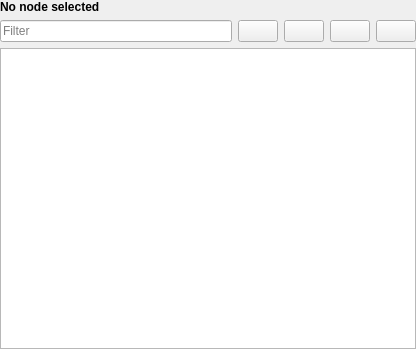
<?xml version="1.0" encoding="UTF-8"?>
<ui version="4.0">
 <class>qMRMLSegmentsTableView</class>
 <widget class="QWidget" name="qMRMLSegmentsTableView">
  <property name="geometry">
   <rect>
    <x>0</x>
    <y>0</y>
    <width>416</width>
    <height>349</height>
   </rect>
  </property>
  <property name="sizePolicy">
   <sizepolicy hsizetype="Preferred" vsizetype="MinimumExpanding">
    <horstretch>0</horstretch>
    <verstretch>0</verstretch>
   </sizepolicy>
  </property>
  <property name="minimumSize">
   <size>
    <width>0</width>
    <height>74</height>
   </size>
  </property>
  <property name="windowTitle">
   <string>qMRMLSegmentsTableView</string>
  </property>
  <layout class="QGridLayout" name="gridLayout">
   <property name="leftMargin">
    <number>0</number>
   </property>
   <property name="topMargin">
    <number>0</number>
   </property>
   <property name="rightMargin">
    <number>0</number>
   </property>
   <property name="bottomMargin">
    <number>0</number>
   </property>
   <item row="0" column="0">
    <widget class="QLabel" name="SegmentsTableMessageLabel">
     <property name="sizePolicy">
      <sizepolicy hsizetype="Preferred" vsizetype="Fixed">
       <horstretch>0</horstretch>
       <verstretch>0</verstretch>
      </sizepolicy>
     </property>
     <property name="minimumSize">
      <size>
       <width>0</width>
       <height>13</height>
      </size>
     </property>
     <property name="font">
      <font>
       <weight>75</weight>
       <bold>true</bold>
      </font>
     </property>
     <property name="text">
      <string>No node selected</string>
     </property>
    </widget>
   </item>
   <item row="3" column="0">
    <widget class="QTableView" name="SegmentsTable">
     <property name="enabled">
      <bool>true</bool>
     </property>
     <property name="sizePolicy">
      <sizepolicy hsizetype="Ignored" vsizetype="MinimumExpanding">
       <horstretch>0</horstretch>
       <verstretch>1</verstretch>
      </sizepolicy>
     </property>
     <property name="minimumSize">
      <size>
       <width>0</width>
       <height>56</height>
      </size>
     </property>
     <property name="maximumSize">
      <size>
       <width>16777215</width>
       <height>16777215</height>
      </size>
     </property>
     <property name="alternatingRowColors">
      <bool>false</bool>
     </property>
     <property name="iconSize">
      <size>
       <width>16</width>
       <height>16</height>
      </size>
     </property>
     <property name="sortingEnabled">
      <bool>false</bool>
     </property>
     <property name="columnCount" stdset="0">
      <number>6</number>
     </property>
     <attribute name="horizontalHeaderDefaultSectionSize">
      <number>48</number>
     </attribute>
     <attribute name="horizontalHeaderStretchLastSection">
      <bool>true</bool>
     </attribute>
     <attribute name="verticalHeaderVisible">
      <bool>false</bool>
     </attribute>
    </widget>
   </item>
   <item row="1" column="0">
    <widget class="QWidget" name="FilterBar" native="true">
     <property name="sizePolicy">
      <sizepolicy hsizetype="Preferred" vsizetype="Fixed">
       <horstretch>0</horstretch>
       <verstretch>0</verstretch>
      </sizepolicy>
     </property>
     <layout class="QHBoxLayout" name="horizontalLayout">
      <property name="leftMargin">
       <number>0</number>
      </property>
      <property name="topMargin">
       <number>0</number>
      </property>
      <property name="rightMargin">
       <number>0</number>
      </property>
      <property name="bottomMargin">
       <number>0</number>
      </property>
      <item>
       <widget class="ctkSearchBox" name="FilterLineEdit">
        <property name="placeholderText">
         <string>Filter</string>
        </property>
        <property name="showSearchIcon" stdset="0">
         <bool>true</bool>
        </property>
       </widget>
      </item>
      <item>
       <widget class="QPushButton" name="ShowNotStartedButton">
        <property name="toolTip">
         <string>Show/Hide not started segments</string>
        </property>
        <property name="text">
         <string/>
        </property>
        <property name="icon">
         <iconset resource="../qSlicerSegmentationsModuleWidgets.qrc">
          <normaloff>:/Icons/NotStarted.png</normaloff>:/Icons/NotStarted.png</iconset>
        </property>
        <property name="iconSize">
         <size>
          <width>16</width>
          <height>16</height>
         </size>
        </property>
        <property name="checkable">
         <bool>true</bool>
        </property>
       </widget>
      </item>
      <item>
       <widget class="QPushButton" name="ShowInProgressButton">
        <property name="toolTip">
         <string>Show/Hide in progress segments</string>
        </property>
        <property name="text">
         <string/>
        </property>
        <property name="icon">
         <iconset resource="../qSlicerSegmentationsModuleWidgets.qrc">
          <normaloff>:/Icons/InProgress.png</normaloff>:/Icons/InProgress.png</iconset>
        </property>
        <property name="iconSize">
         <size>
          <width>16</width>
          <height>16</height>
         </size>
        </property>
        <property name="checkable">
         <bool>true</bool>
        </property>
       </widget>
      </item>
      <item>
       <widget class="QPushButton" name="ShowCompletedButton">
        <property name="toolTip">
         <string>Show/Hide completed segments</string>
        </property>
        <property name="text">
         <string/>
        </property>
        <property name="icon">
         <iconset resource="../qSlicerSegmentationsModuleWidgets.qrc">
          <normaloff>:/Icons/Completed.png</normaloff>:/Icons/Completed.png</iconset>
        </property>
        <property name="iconSize">
         <size>
          <width>16</width>
          <height>16</height>
         </size>
        </property>
        <property name="checkable">
         <bool>true</bool>
        </property>
       </widget>
      </item>
      <item>
       <widget class="QPushButton" name="ShowFlaggedButton">
        <property name="toolTip">
         <string>Show/Hide flagged segments</string>
        </property>
        <property name="text">
         <string/>
        </property>
        <property name="icon">
         <iconset resource="../qSlicerSegmentationsModuleWidgets.qrc">
          <normaloff>:/Icons/Flagged.png</normaloff>:/Icons/Flagged.png</iconset>
        </property>
        <property name="iconSize">
         <size>
          <width>16</width>
          <height>16</height>
         </size>
        </property>
        <property name="checkable">
         <bool>true</bool>
        </property>
       </widget>
      </item>
     </layout>
    </widget>
   </item>
  </layout>
 </widget>
 <customwidgets>
  <customwidget>
   <class>ctkSearchBox</class>
   <extends>QLineEdit</extends>
   <header>ctkSearchBox.h</header>
  </customwidget>
 </customwidgets>
 <resources>
  <include location="../qSlicerSegmentationsModuleWidgets.qrc"/>
 </resources>
 <connections/>
</ui>
